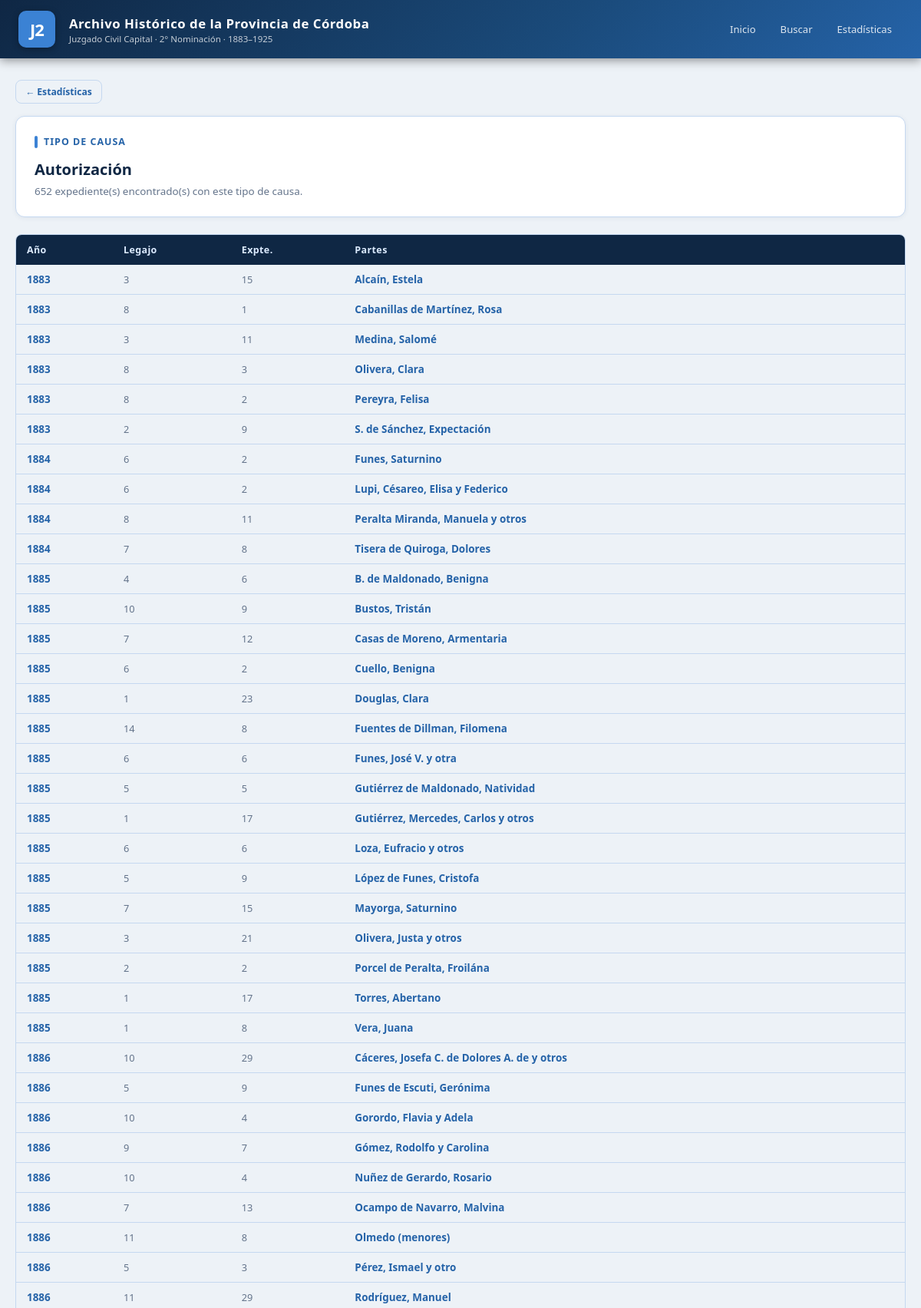
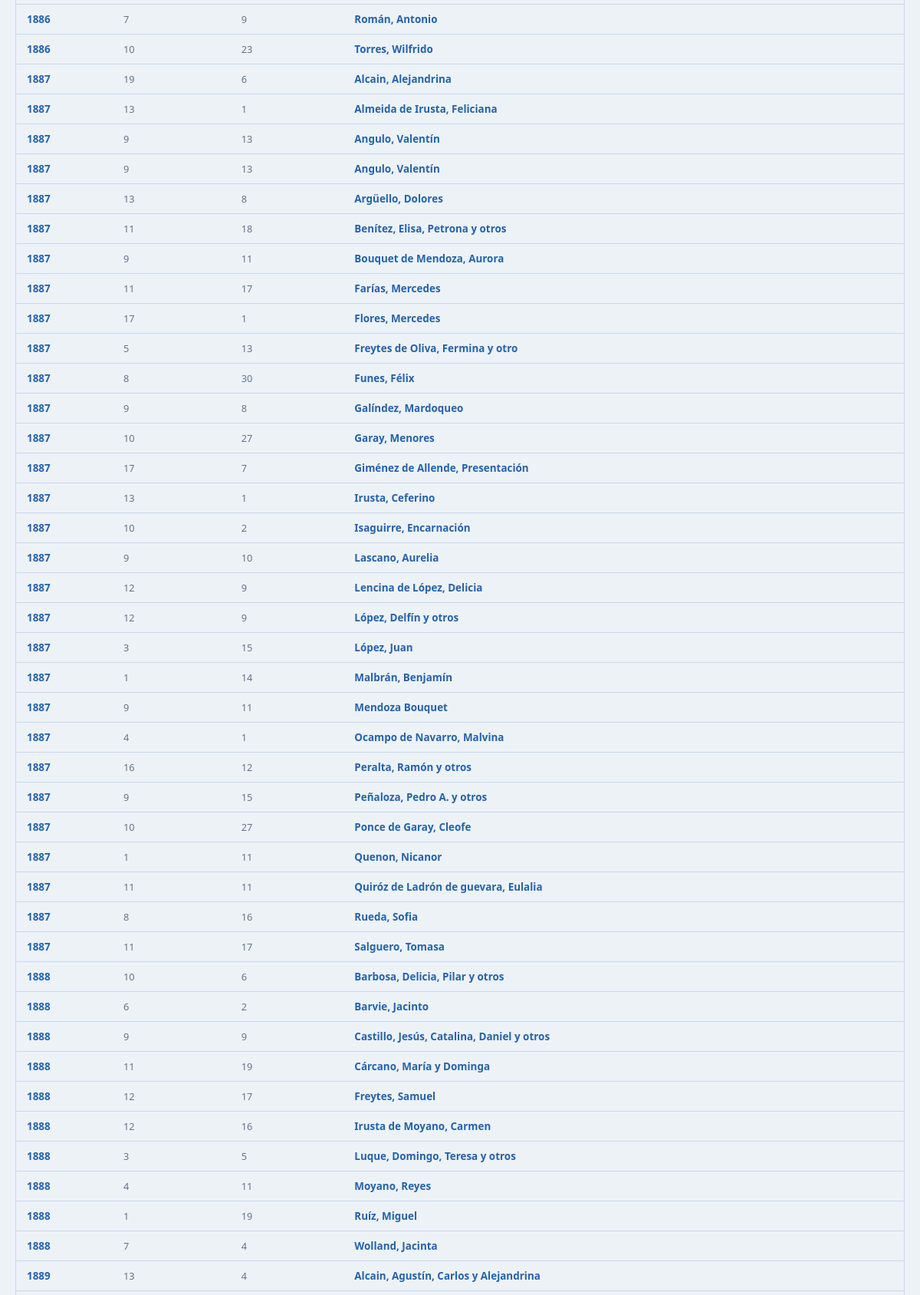
The app's page /causa/Autorización (upper part) with its own data (2 pictures, top to bottom).
### tables this page shows
CREATE TABLE registros (
    id INTEGER PRIMARY KEY AUTOINCREMENT,
    anio INTEGER, legajo TEXT, expediente TEXT,
    partes TEXT, causa TEXT);

### app.py (the view)
@app.route('/causa/<path:nombre>')
def por_causa(nombre):
    rows = query("""SELECT id, anio, legajo, expediente, partes, causa
                    FROM registros WHERE causa = ?
                    ORDER BY anio ASC, partes ASC""", (nombre,))
    if not rows:
        return "Causa no encontrada", 404
    return render_template('por_causa.html', causa=nombre, registros=[dict(r) for r in rows])

### app.py (called while the page is built)
def get_db():
    conn = sqlite3.connect(DB_PATH)
    conn.row_factory = sqlite3.Row
    return conn

def query(sql, params=()):
    conn = get_db()
    cur = conn.cursor()
    cur.execute(sql, params)
    rows = cur.fetchall()
    conn.close()
    return rows

### templates/por_causa.html (shortened to what this page needs)
{% extends "base.html" %}
{% block content %}
<div style="margin-bottom:16px;">
  <a href="/estadisticas" class="btn btn-outline btn-sm">← Estadísticas</a>
</div>
<div class="card">
  <div class="card-title">Tipo de causa</div>
  <h2 style="font-size:1.25rem;font-weight:800;color:var(--navy);margin-bottom:6px;">{{ causa }}</h2>
  <p style="color:var(--steel);font-size:.84rem;">{{ registros|length }} expediente(s) encontrado(s) con este tipo de causa.</p>
</div>
<div class="table-wrap">
  <table>
    <thead><tr><th>Año</th><th>Legajo</th><th>Expte.</th><th>Partes</th></tr></thead>
    <tbody>
    {% for r in registros %}
    <tr>
      <td class="td-year">{{ r.anio or '—' }}</td>
      <td class="td-num">{{ r.legajo or '' }}</td>
      <td class="td-num">{{ r.expediente or '' }}</td>
      <td class="td-partes"><a href="/detalle/{{ r.id }}" class="row-link">{{ r.partes }}</a></td>
    </tr>
    {% endfor %}
    </tbody>
  </table>
</div>
{% endblock %}

### templates/base.html (style rules this page uses)
:root { --navy: #0f2744; --blue: #1a4a7a; --mid: #2563a8; --accent: #3b82d4; --light: #dbeafe; --pale: #f0f6ff; --steel: #64748b; --border: #c5d8f0; --white: #ffffff; --text: #1e293b; --muted: #475569; --hover: #eef5ff; --gold: #f59e0b; }
* { box-sizing: border-box; margin: 0; padding: 0; }
body { font-family: 'Segoe UI', system-ui, sans-serif; background: #edf2f7; color: var(--text); min-height: 100vh; }
.card { background: var(--white); border-radius: 12px; border: 1px solid var(--border); box-shadow: 0 1px 6px rgba(30,60,100,.07); padding: 24px; margin-bottom: 22px; }
.card-title { font-size: .78rem; font-weight: 700; text-transform: uppercase; letter-spacing: 1px; color: var(--mid); margin-bottom: 14px; display: flex; align-items: center; gap: 8px; }
.card-title::before { content: ''; display: inline-block; width: 4px; height: 16px; background: var(--accent); border-radius: 2px; }
.table-wrap { overflow-x: auto; border-radius: 8px; border: 1px solid var(--border); }
table { width: 100%; border-collapse: collapse; font-size: .84rem; }
thead { background: var(--navy); color: var(--light); }
thead th { padding: 11px 14px; text-align: left; font-weight: 600; font-size: .78rem; letter-spacing: .4px; white-space: nowrap; }
tbody tr { border-bottom: 1px solid var(--border); transition: background .12s; }
tbody td { padding: 10px 14px; vertical-align: top; }
.td-year { color: var(--mid); font-weight: 700; white-space: nowrap; }
.td-partes { font-weight: 600; color: var(--text); }
.td-num { color: var(--steel); font-size: .8rem; }
.btn { display: inline-flex; align-items: center; gap: 6px; padding: 9px 18px; border-radius: 8px; border: none; font-size: .84rem; font-weight: 600; cursor: pointer; text-decoration: none; transition: all .18s; }
.btn-outline { background: transparent; color: var(--mid); border: 1.5px solid var(--border); }
.btn-sm { padding: 6px 12px; font-size: .76rem; }
a.row-link { color: var(--mid); text-decoration: none; }

### records on screen
registros: anio "1883", legajo "3", expediente "15", partes "Alcaín, Estela"
registros: anio "1883", legajo "8", expediente "1", partes "Cabanillas de Martínez, Rosa"
registros: anio "1885", legajo "4", expediente "6", partes "B. de Maldonado, Benigna"
registros: anio "1885", legajo "10", expediente "9", partes "Bustos, Tristán"
registros: anio "1886", legajo "10", expediente "29", partes "Cáceres, Josefa C. de Dolores A. de y otros"
registros: anio "1887", legajo "19", expediente "6", partes "Alcain, Alejandrina"
registros: anio "1887", legajo "13", expediente "1", partes "Almeida de Irusta, Feliciana"
registros: anio "1887", legajo "9", expediente "13", partes "Angulo, Valentín"
registros: anio "1887", legajo "9", expediente "13", partes "Angulo, Valentín"
registros: anio "1887", legajo "13", expediente "8", partes "Argüello, Dolores"
registros: anio "1887", legajo "11", expediente "18", partes "Benítez, Elisa, Petrona y otros"
registros: anio "1887", legajo "9", expediente "11", partes "Bouquet de Mendoza, Aurora"
registros: anio "1888", legajo "10", expediente "6", partes "Barbosa, Delicia, Pilar y otros"
registros: anio "1888", legajo "6", expediente "2", partes "Barvie, Jacinto"
registros: anio "1888", legajo "11", expediente "19", partes "Cárcano, María y Dominga"
registros: anio "1889", legajo "13", expediente "4", partes "Alcain, Agustín, Carlos y Alejandrina"

### other values on screen
{{ causa }} "Autorización"
{{ registros|length }} "652"
{{ r.anio or '—' }} "1883" "1883" "1883" "1883" "1884" "1884" "1884" "1884" "1885" "1885" "1885" "1885" "1885" "1885" "1885" "1885" "1885" "1885" "1885" "1885" "1885" "1885" "1886" "1886" "1886" "1886" "1886" "1886" "1886" "1886" "1886" "1886" "1887" "1887" "1887" "1887" "1887" "1887" "1887" "1887" "1887" "1887" "1887" "1887" "1887" "1887" "1887" "1887" "1887" "1887" "1887" "1887" "1887" "1887" "1887" "1888" "1888" "1888" "1888" "1888" "1888" "1888"
{{ r.legajo or '' }} "3" "8" "8" "2" "6" "6" "8" "7" "7" "6" "1" "14" "6" "5" "1" "6" "5" "7" "3" "2" "1" "1" "5" "10" "9" "10" "7" "11" "5" "11" "7" "10" "11" "17" "5" "8" "9" "10" "17" "13" "10" "9" "12" "12" "3" "1" "9" "4" "16" "9" "10" "1" "11" "8" "11" "9" "12" "12" "3" "4" "1" "7"
{{ r.expediente or '' }} "11" "3" "2" "9" "2" "2" "11" "8" "12" "2" "23" "8" "6" "5" "17" "6" "9" "15" "21" "2" "17" "8" "9" "4" "7" "4" "13" "8" "3" "29" "9" "23" "17" "1" "13" "30" "8" "27" "7" "1" "2" "10" "9" "9" "15" "14" "11" "1" "12" "15" "27" "11" "11" "16" "17" "9" "17" "16" "5" "11" "19" "4"
{{ r.partes }} "Medina, Salomé" "Olivera, Clara" "Pereyra, Felisa" "S. de Sánchez, Expectación" "Funes, Saturnino" "Lupi, Césareo, Elisa y Federico" "Peralta Miranda, Manuela y otros" "Tisera de Quiroga, Dolores" "Casas de Moreno, Armentaria" "Cuello, Benigna" "Douglas, Clara" "Fuentes de Dillman, Filomena" "Funes, José V. y otra" "Gutiérrez de Maldonado, Natividad" "Gutiérrez, Mercedes, Carlos y otros" "Loza, Eufracio y otros" "López de Funes, Cristofa" "Mayorga, Saturnino" "Olivera, Justa y otros" "Porcel de Peralta, Froilána" "Torres, Abertano" "Vera, Juana" "Funes de Escuti, Gerónima" "Gorordo, Flavia y Adela" "Gómez, Rodolfo y Carolina" "Nuñez de Gerardo, Rosario" "Ocampo de Navarro, Malvina" "Olmedo (menores)" "Pérez, Ismael y otro" "Rodríguez, Manuel" "Román, Antonio" "Torres, Wilfrido" "Farías, Mercedes" "Flores, Mercedes" "Freytes de Oliva, Fermina y otro" "Funes, Félix" "Galíndez, Mardoqueo" "Garay, Menores" "Giménez de Allende, Presentación" "Irusta, Ceferino" "Isaguirre, Encarnación" "Lascano, Aurelia" "Lencina de López, Delicia" "López, Delfín y otros" "López, Juan" "Malbrán, Benjamín" "Mendoza Bouquet" "Ocampo de Navarro, Malvina" "Peralta, Ramón y otros" "Peñaloza, Pedro A. y otros" "Ponce de Garay, Cleofe" "Quenon, Nicanor" "Quiróz de Ladrón de guevara, Eulalia" "Rueda, Sofia" "Salguero, Tomasa" "Castillo, Jesús, Catalina, Daniel y otros" "Freytes, Samuel" "Irusta de Moyano, Carmen" "Luque, Domingo, Teresa y otros" "Moyano, Reyes" "Ruíz, Miguel" "Wolland, Jacinta"
